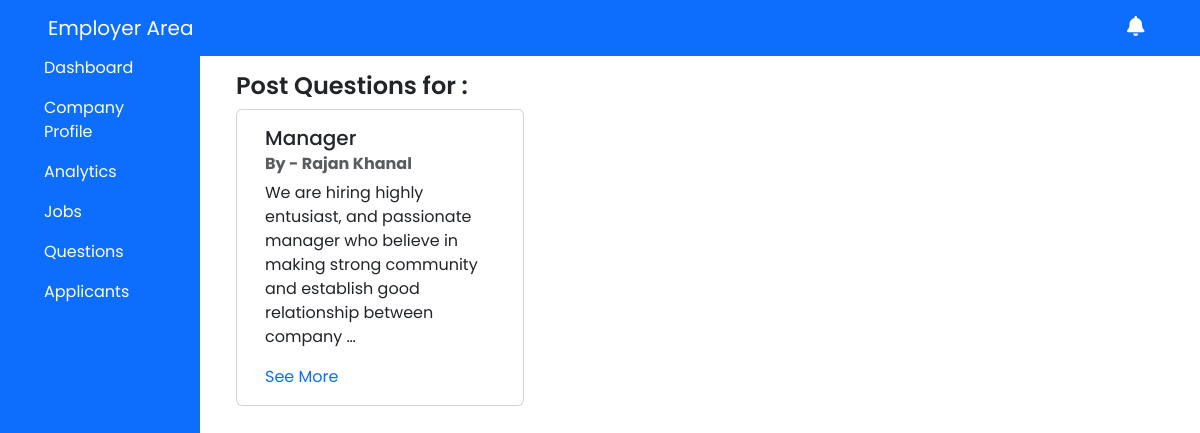
/employer/questions/ (signed in), run on an earlier commit of the app's database.
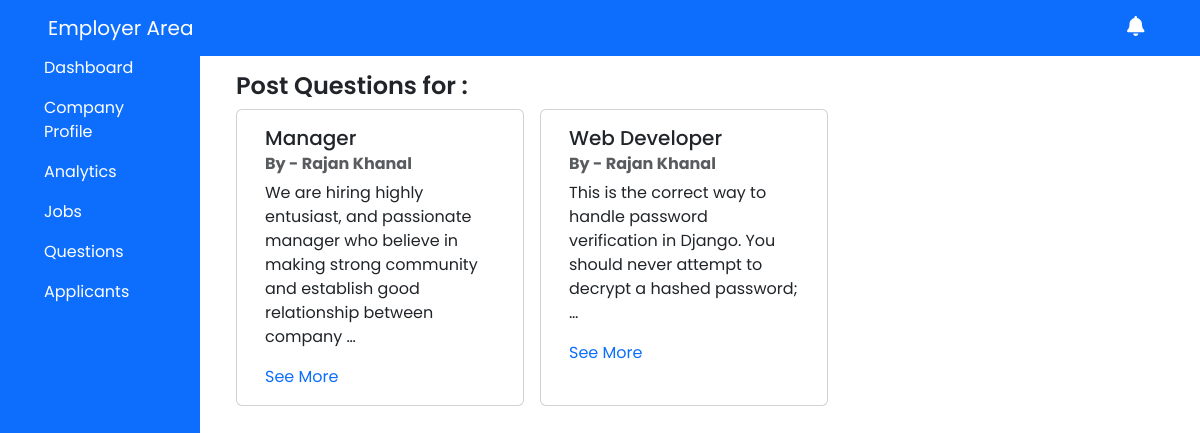
And on a later commit of the database.
### employer/models.py (models this page shows, shortened)
class Job(models.Model):
    employer = models.ForeignKey(Employer,on_delete=models.CASCADE,related_name='job')
    job_id = models.AutoField(primary_key=True)
    job_type = models.CharField(max_length=50,choices=JOB_TYPE,blank=False,null=False ,verbose_name='Job type')
    job_position = models.CharField(verbose_name="Position",max_length=100,null=False,blank=False)
    job_requirement = models.CharField(verbose_name="Requirements",max_length=100,null=False,blank=False)
    job_description = models.TextField(verbose_name="Description",null=False,blank=False)
    salary = models.TextField(max_length=30,blank=True,null=True)
    location_type = models.TextField(choices=LOCATION_TYPE,blank=False)
    deadline = models.DateField(blank=False,null=False,default=default_deadline)

class Employer(models.Model):
    emp_id = models.AutoField(primary_key=True)
    emp_name = models.CharField(max_length=50,null=False,blank=False,verbose_name='Employer name')
    emp_phone_number = models.CharField(max_length=11,null=False,blank=False,verbose_name='Employer number')
    emp_email = models.EmailField(verbose_name='Employer Email',null=False,blank=False,unique=True)
    emp_password = models.CharField(null=False,blank=False,verbose_name='Employer Password',max_length=255)
    about_employer = models.TextField(verbose_name='About Employer',blank=True,null=True)
    emp_profile = models.FileField(upload_to=filepath ,null=True,verbose_name='Profile Photo')

### employer/views.py (the view)
# urls.py: path('questions/',questions,name="questions"),
def questions(request):
    email = request.session.get('email',None)
    if email:
        employer = Employer.objects.get(emp_email = email)
        job_exists = Job.objects.filter(employer = employer).exists()
        jobs = None
        message = ''
        if job_exists:
            jobs = Job.objects.filter(employer = employer).order_by('job_id')
        else:
            message = 'No jobs posted yet.'
        context = {
            'jobs':jobs,
            'message':message
        }
        return render(request,'employer-dashboard/components/questions.html',context)
    else:
        messages.error(request,"Session Expired.")
        return redirect('employer_signin')

### templates/employer-dashboard/components/questions.html
{% extends "../index.html" %}
{% block content %}
<h1 class="fs-4 fw-semibold mt-2 mx-4">Post Questions for : </h1>
<div class="row d-flex flex-col">
      <div class="container">
        <div class="row row-cols-3 mx-3">
          {% for job in jobs%}
          <div class="card mx-2" style="width: 18rem;">
            <div class="card-body">
              <h5 class="card-title">{{job.job_position}}</h5>
              <h6 class="card-subtitle mb-2 text-body-secondary fw-bold">By - {{job.employer.emp_name}}</h6>
              <p class="card-text">{{job.job_description |truncatewords:20 | safe}}</p>
              <a href="{%url 'viewquestions' id=job.job_id%}" class="card-link">See More</a>
            </div>
          </div>
          {%endfor%}
        </div>
      </div>
{% endblock %}

What changed in the data, as far as the page shows it:
added Job: job_position "Web Developer", employer.emp_name "Rajan Khanal", job_description "This is the correct way to handle password verification in Django. You should never attempt to decrypt a hashed password; …"
